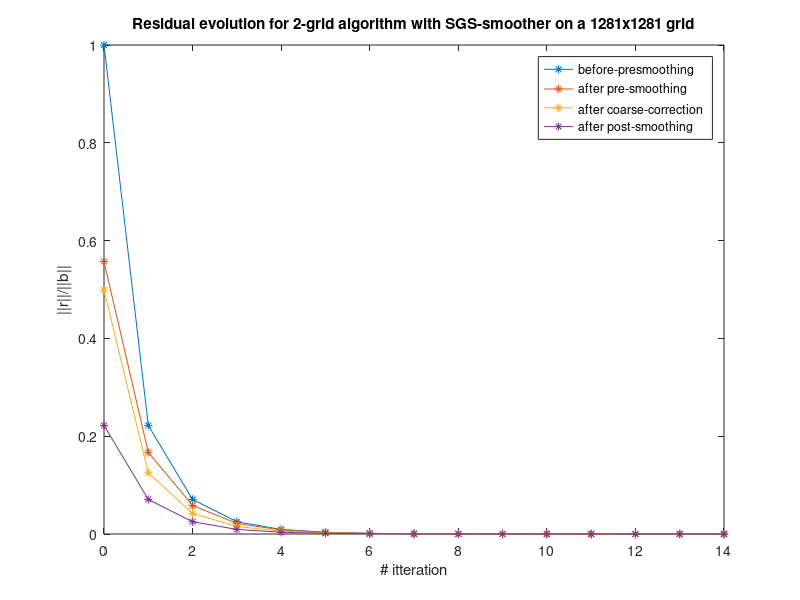

This chart was generated by the following MATLAB code:
load ft.txt
load fm.txt
i = ft(:,1);
r1= ft(:,2);
r2 = ft(:,3);
r3 = ft(:,4);
r4 = ft (:,5);
plot(i,r1,'-*')
hold on
plot(i,r2,'-*')
hold on 
plot(i,r3,'-*')
hold on 
plot(i,r4,'-*')
legend("before-presmoothing","after pre-smoothing","after coarse-correction","after post-smoothing")
title("Residual evolution for 2-grid algorithm with SGS-smoother on a 1281x1281 grid")
ylabel("||r||/||b||")
xlabel("# itteration")

